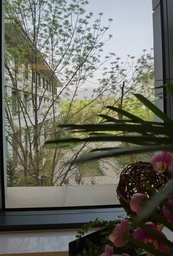
#> input picture Bque.jpg, 173 x 256 px, shrunk from 1280 x 1896 before the run
$ python attack_jieping.py
#> lines starting #> are read from the running program, lines starting #| are printed output that depends on the picture
### text_watermark/functions.py
import copy
import os.path
from pywt import dwt2, idwt2
import cv2
import numpy
import numpy as np
from numpy.linalg import svd

from text_watermark import pool


def read_img(filename):
#> called with filename = 'Bque.jpg'
    assert os.path.exists(filename), filename + '不存在'
    return cv2.imread(filename, flags=cv2.IMREAD_UNCHANGED)
#> returned value is the input picture: shape (256, 173, 3); mean B, G, R 98.9, 108.3, 108


def random_strategy1(seed, size, block_shape):
    return np.random.RandomState(seed) \
        .random(size=(size, block_shape)) \
        .argsort(axis=1)


# [22 lines left out: functions random_strategy2, string_to_binary, binary_to_string, not called in this run]


def to_limit_length(text, hopped_length, ratio=1):
    lenth = int(hopped_length/(16*ratio))
    return text[:lenth]

def 出ていけ(text: str):
    return text.replace('\n', '$$').replace(' ', '')


class text_core_function:
    def __init__(self, password=1, mode='str', encoding='gbk', length_ran=False, out_of_place=True, ratio=1):  # gbk编码省空间
        self.fast_mode = False
        self.wm_size = 0
        self.password = password
        self.img = None
        self.img_YUV = None  # 采用YUV通道,默认不透明图像
        self.block_shape = np.array([4, 4])  # 参考文献里采用的8x8，这里采用4x4
        self.ll, self.hvd, = [np.array([])] * 3, [np.array([])] * 3  # ll为低频域，hvd是其他三个细节部分
        self.ll_block = [np.array([])] * 3  # 每个 channel 存一个四维 array，代表四维分块后的结果
        self.ll_part = [np.array([])] * 3  # 四维分块后，有时因不整除而少一部分，self.ca_part 是少这一部分的 self.ca
        self.mode = mode
        self.wm_content = None  # 水印内容
        self.wm_bit = None  # 字节水印
        self.encoding = encoding
        self.inited = False
        self.ll_part = [np.array([])] * 3  # 四维分块后，有时因不整除而少一部分，self.ca_part 是少这一部分的 self.ca
        self.d1, self.d2 = 36, 20  # d1/d2 越大鲁棒性越强,但输出图片的失真越大
        self.pool = pool.AutoPool(mode='common', processes=None)
        self.length_ran = length_ran
        self.out = out_of_place
        self.ratio = ratio
        if self.mode == 'byte':
            self.out = False

    def init_emb_func(self, filename, wm_content):
        self.img = read_img(filename).astype(np.float32)

        self.read_img_to_arr(self.img)
        self.wm_content = wm_content
        self.wm_cont_func()
        self.init_block_index()
        self.inited = True
        return self.wm_size, self.wm_content

    # 目前仅仅提供字符串嵌入
    def wm_cont_func(self):

        if self.mode == 'str':
            if self.out:
                self.wm_content = 出ていけ(self.wm_content)
            byte = bin(int(self.wm_content.encode(self.encoding).hex(), base=16))[2:]
            self.wm_bit = (np.array(list(byte)) == '1')
            self.byte = byte

        elif self.mode == 'byte':
            byte = bin(int(self.wm_content.hex(), base=16))[2:]
            self.wm_bit = (np.array(list(byte)) == '1')
            self.byte = byte

        self.block_num = self.ll_block_shape[0] * self.ll_block_shape[1]

        if self.length_ran and self.wm_bit.size > self.block_num:
            print(self.wm_bit.size, self.block_num)
            self.wm_content = to_limit_length(self.wm_content, self.block_num, self.ratio)
            print('舍弃后字符长度', len(self.wm_content))
            limit = string_to_binary(self.wm_content, self.encoding)
            print('嵌入长度', len(limit))
            print("已经舍去后面{}b信息".format(self.wm_bit.size - len(limit)))
            self.wm_cont_func()
            return

        np.random.RandomState(self.password).shuffle(self.wm_bit)
        self.wm_size = self.wm_bit.size


    def read_img_to_arr(self, img: numpy.ndarray):
        """
        img: 主要提供类提示
        下面一句，补一条白边变为偶数像素，不过原题给的偶数像素所以
        self.img_YUV = cv2.cvtColor(img, cv2.COLOR_BGR2YUV)  # Convert RGB to YUV
        """

        self.img_shape = img.shape[:2]
#> self.img_shape = (256, 173)

        self.img_YUV = cv2.copyMakeBorder(cv2.cvtColor(img, cv2.COLOR_BGR2YUV),
                                          0, img.shape[0] % 2, 0, img.shape[1] % 2,
                                          cv2.BORDER_CONSTANT, value=(0, 0, 0))
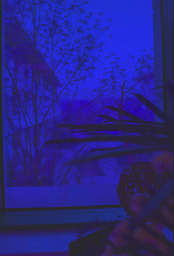
#> self.img_YUV: shape (256, 174, 3) float32; mean B, G, R 106.5, -3.5, 1.3; drawn with min black and max white

        self.ll_shape = [i // 2 for i in self.img_shape]
#> self.ll_shape = [128, 86]

        self.ll_block_shape = (
            self.ll_shape[0] // self.block_shape[0], self.ll_shape[1] // self.block_shape[1], self.block_shape[0],
            self.block_shape[1])
#> self.ll_block_shape = (32, 21, 4, 4)

        # 步长，跨越维度和元素需要的字节数
        strides = 4 * np.array([self.ll_shape[1] * self.block_shape[0], self.block_shape[1], self.ll_shape[1], 1])
#> strides = [1376, 16, 344, 4]

        for channel in range(3):
            # 对每个通道进行小波变换
            self.ll[channel], self.hvd[channel] = dwt2(self.img_YUV[:, :, channel], 'haar')

            # 使用滑动窗口把ll部分一分为四
            self.ll_block[channel] = np.lib.stride_tricks.as_strided(self.ll[channel].astype(np.float32),
                                                                     self.ll_block_shape, strides)
#> after the loop, self.hvd = 3 items; self.ll = 3 items; self.ll_block = 3 items
        # ll_img = np.stack(self.ll, axis=2)
        # cv2.imwrite('xiaobo.jpg', img=ll_img)


    def embed_func(self):
        assert self.inited is True, "未初始化，请使用init_class_func方法"

        embed_ca = copy.deepcopy(self.ll)
#> embed_ca = 3 items
        embed_YUV = [np.array([])] * 3
        self.idx_shuffle = random_strategy1(self.password, self.block_num, self.block_shape[0] * self.block_shape[1])
        # print(self.block_num, self.block_shape[0] * self.block_shape[1])

        for channel in range(3):
            tmp = self.pool.map(self.block_add_wm,
                                [(self.ll_block[channel][self.block_index[i]], self.idx_shuffle[i], i)
                                 for i in range(self.block_num)])

            for i in range(self.block_num):
                self.ll_block[channel][self.block_index[i]] = tmp[i]


            # 4维分块变回2维
            self.ll_part[channel] = np.concatenate(np.concatenate(self.ll_block[channel], 1), 1)
            # 4维分块时右边和下边不能整除的长条保留，其余是主体部分，换成 embed 之后的频域的数据
            embed_ca[channel][:self.part_shape[0], :self.part_shape[1]] = self.ll_part[channel]
            # 逆变换回去
            embed_YUV[channel] = idwt2((embed_ca[channel], self.hvd[channel]), "haar")
#> this loop made 3 passes

        # 合并3通道
        embed_img_YUV = np.stack(embed_YUV, axis=2)

        # 之前如果不是2的整数，增加了白边，这里去除掉
        embed_img_YUV = embed_img_YUV[:self.img_shape[0], :self.img_shape[1]]
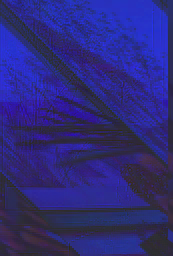
#> embed_img_YUV: shape (256, 173, 3) float32; mean of channels 0, 1, 2 105.5, -3.6, 1.2; drawn with min black and max white
        embed_img = cv2.cvtColor(embed_img_YUV, cv2.COLOR_YUV2BGR)
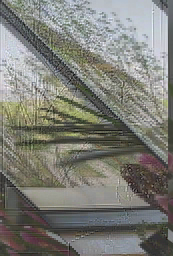
#> embed_img: shape (256, 173, 3) float32; mean B, G, R 97.3, 106.7, 106.4; drawn with min black and max white
        embed_img = np.clip(embed_img, a_min=0, a_max=255)
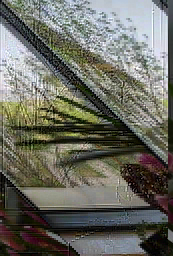
#> embed_img: shape (256, 173, 3) float32; mean B, G, R 97.6, 106.8, 106.5

        return embed_img

    def block_add_wm(self, arg):
        if self.fast_mode:
            return self.block_add_wm_fast(arg)
        else:
            return self.block_add_wm_slow(arg)

    # [9 lines left out: function block_add_wm_fast, not called in this run]

    def block_add_wm_slow(self, arg):
        # 4x4
        block, shuffler, i = arg
        # dct->(flatten->加密->逆flatten)->svd->打水印->逆svd->(flatten->解密->逆flatten)->逆dct
        wm_1 = self.wm_bit[i % self.wm_size]

        block_dct = cv2.dct(block)

        # 加密（打乱顺序）
        block_dct_shuffled = block_dct.flatten()[shuffler].reshape(self.block_shape)
        # print(block_dct_shuffled)

        u, s, v = svd(block_dct_shuffled)

        s[0] = (s[0] // self.d1 + 1 / 4 + 1 / 2 * wm_1) * self.d1
        if self.d2:
            s[1] = (s[1] // self.d2 + 1 / 4 + 1 / 2 * wm_1) * self.d2

        block_dct_flatten = np.dot(u, np.dot(np.diag(s), v)).flatten()
        block_dct_flatten[shuffler] = block_dct_flatten.copy()
        return cv2.idct(block_dct_flatten.reshape(self.block_shape))

    def embed(self, filename=None, compression_ratio=None):
        embed_img = self.embed_func()
        # embed_img = self.img_YUV
        if filename is not None:
            if compression_ratio is None:
                cv2.imwrite(filename=filename, img=embed_img)
            elif filename.endswith('.jpg'):
                cv2.imwrite(filename=filename, img=embed_img, params=[cv2.IMWRITE_JPEG_QUALITY, compression_ratio])
            elif filename.endswith('.png'):
                cv2.imwrite(filename=filename, img=embed_img, params=[cv2.IMWRITE_PNG_COMPRESSION, compression_ratio])
            else:
                cv2.imwrite(filename=filename, img=embed_img)
        return embed_img

    def init_block_index(self):
        self.block_num = self.ll_block_shape[0] * self.ll_block_shape[1]
        # print('水印大小', self.wm_size)

        assert self.wm_size < self.block_num, IndexError(
            '最多可嵌入{}kb信息，多于水印的{}kb信息，溢出'.format(self.block_num / 1024, self.wm_size / 1024))
        # print('最多可嵌入{}kb信息'.format(self.block_num))
        # self.part_shape 是取整后的ca二维大小,用于嵌入时忽略右边和下面对不齐的细条部分。
        self.part_shape = self.ll_block_shape[:2] * self.block_shape
        self.block_index = [(i, j) for i in range(self.ll_block_shape[0]) for j in range(self.ll_block_shape[1])]


    # [7 lines left out: function test_info, not called in this run]


# [5 lines that do not run on import are left out]

### text_watermark/attack.py
# coding=utf-8

# attack on the watermark
import cv2
import numpy as np
import warnings


# [24 lines left out: function cut_att3, not called in this run]


cut_att2 = cut_att3


# [20 lines left out: functions resize_att, bright_att, not called in this run]


def shelter_att(input_filename=None, input_img=None, output_file_name=None, ratio=0.1, n=3):
    # 遮挡攻击：遮挡图像中的一部分
    # n个遮挡块
    # 每个遮挡块所占比例为ratio
#> called with input_filename = 'output/test_attack.jpg', output_file_name = 'output/shelter.png', ratio = 0.1, n = 10
    if input_filename:
        output_img = cv2.imread(input_filename)
    else:
        output_img = input_img.copy()
    input_img_shape = output_img.shape

    for i in range(n):
        tmp = np.random.rand() * (1 - ratio)  # 随机选择一个地方，1-ratio是为了防止溢出
        start_height, end_height = int(tmp * input_img_shape[0]), int((tmp + ratio) * input_img_shape[0])
        tmp = np.random.rand() * (1 - ratio)
        start_width, end_width = int(tmp * input_img_shape[1]), int((tmp + ratio) * input_img_shape[1])

        output_img[start_height:end_height, start_width:end_width, :] = 255
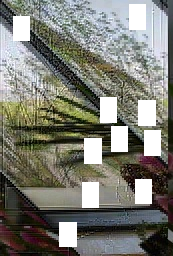
#> output_img: shape (256, 173, 3); mean B, G, R 114.5, 123, 122.7

    if output_file_name:
        cv2.imwrite(output_file_name, output_img)
    return output_img


# [143 lines left out: functions salt_pepper_att, rot_att, cut_att_height, cut_att_width, cut_att, anti_cut_att_old and 1 more, not called in this run]

### text_watermark/extract.py
import os.path

import numpy as np
from cv2 import dct
from matplotlib import pyplot as plt
from numpy.linalg import svd

from text_watermark.functions import text_core_function, random_strategy1, read_img


def one_dim_kmeans(inputs):
    threshold = 0
    e_tol = 10 ** (-6)
    center = [inputs.min(), inputs.max()]  # 1. 初始化中心点
    for i in range(300):
        threshold = (center[0] + center[1]) / 2
        is_class01 = inputs > threshold  # 2. 检查所有点与这k个点之间的距离，每个点归类到最近的中心
        center = [inputs[~is_class01].mean(), inputs[is_class01].mean()]  # 3. 重新找中心点
        if np.abs((center[0] + center[1]) / 2 - threshold) < e_tol:  # 4. 停止条件
            threshold = (center[0] + center[1]) / 2
            break

    is_class01 = inputs > threshold
    return is_class01


class extractor(text_core_function):
    def __init__(self, encoding='gbk', mode='str'):
        super().__init__(encoding=encoding, mode=mode)

        self.sss = []

    def extract_form_file(self, wm_shape=240, filename=None):
        assert os.path.exists(filename), '文件不存在'
        self.ex_img = read_img(filename)

        wm_avg = self.extract_with_kmeans(img=self.ex_img, wm_shape=wm_shape)
        wm = self.extract_decrypt(wm_avg=wm_avg)

        byte = ''.join(str((i >= 0.5) * 1) for i in wm)
        self.byte_ = byte

        # [13 lines of commented-out code are left out]
        if self.out:
            wm = bytes.fromhex(hex(int(byte, base=2))[2:]).decode(self.encoding, errors='replace')
            return wm.replace('$$', '\n')
        else:
            wm = bytes.fromhex(hex(int(byte, base=2))[2:])
            return wm

    def one_block_get_wm(self, args):
        block, shuffler = args
        block_dct_shuffled = dct(block).flatten()[shuffler].reshape(self.block_shape)

        u, s, v = svd(block_dct_shuffled)

        self.sss.append(s[0] % self.d1)

        wm = (s[0] % self.d1 > self.d2 / 2) * 1
        if self.d2:
            tmp = (s[1] % self.d2 > self.d2 / 2) * 1
            wm = (wm * 3 + tmp * 1) / 4
        return wm

    def extract_bit_from_img(self, img):
        self.read_img_to_arr(img=img)
#> in read_img_to_arr (call 2), `self.img_YUV = cv2.copyMakeBorder(cv2.cvtColor(img, cv2.COLOR_BGR2YUV)..`:
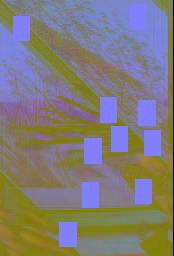
#> self.img_YUV: shape (256, 174, 3); mean B, G, R 121.3, 123.6, 127.9
        self.init_block_index()

        wm_block_bit = np.zeros(shape=(3, self.block_num))

        self.idx_shuffle = random_strategy1(seed=self.password,
                                            size=self.block_num,
                                            block_shape=self.block_shape[0] * self.block_shape[1],  # 16
                                            )

        for channel in range(3):
            wm_block_bit[channel, :] = self.pool.map(self.one_block_get_wm,
                                                     [(self.ll_block[channel][self.block_index[i]],
                                                       self.idx_shuffle[i])
                                                      for i in range(self.block_num)])

        return wm_block_bit

    def extract_avg(self, wm_block_bit):
        # 对循环嵌入+3个 channel 求平均
        wm_avg = np.zeros(shape=self.wm_size)

        for i in range(self.wm_size):
            wm_avg[i] = wm_block_bit[:, i::self.wm_size].mean()

        return wm_avg

    def extract(self, img, wm_shape):
        self.wm_size = np.array(wm_shape).prod()

        # 提取每个分块埋入的 bit：
        wm_block_bit = self.extract_bit_from_img(img=img)

        # 做平均：
        wm_avg = self.extract_avg(wm_block_bit)
        return wm_avg

    def extract_with_kmeans(self, img, wm_shape):
        wm_avg = self.extract(img=img, wm_shape=wm_shape)

        return one_dim_kmeans(wm_avg)

    def extract_decrypt(self, wm_avg):
        wm_index = np.arange(self.wm_size)
        np.random.RandomState(self.password).shuffle(wm_index)
        wm_avg[wm_index] = wm_avg.copy()
        return wm_avg


# [3 lines that do not run on import are left out]

### text_watermark/pool.py
import sys
import multiprocessing
import warnings

if sys.platform != 'win32':
    multiprocessing.set_start_method('fork')


class CommonPool(object):
    def map(self, func, args):
        return list(map(func, args))


class AutoPool(object):
    def __init__(self, mode, processes):

        if mode == 'multiprocessing' and sys.platform == 'win32':
            warnings.warn('multiprocessing not support in windows, turning to multithreading')
            mode = 'multithreading'

        self.mode = mode
        self.processes = processes

        if mode == 'vectorization':
            pass
        elif mode == 'cached':
            pass
        elif mode == 'multithreading':
            from multiprocessing.dummy import Pool as ThreadPool
            self.pool = ThreadPool(processes=processes)
        elif mode == 'multiprocessing':
            from multiprocessing import Pool
            self.pool = Pool(processes=processes)
        else:  # common
            self.pool = CommonPool()

    def map(self, func, args):
        return self.pool.map(func, args)

### text_watermark/recover.py
import cv2
import numpy as np

import functools


# 一个帮助缓存化加速的类，引入事实上的全局变量
class MyValues:
    def __init__(self):
        self.idx = 0
        self.image, self.template = None, None

    def set_val(self, image, template):
        self.idx += 1
        self.image, self.template = image, template


my_value = MyValues()


# [84 lines left out: functions match_template, match_template_by_scale, search_template, estimate_crop_parameters, recover_crop, not called in this run]

### attack_jieping.py
import cv2
import numpy as np
from matplotlib import pyplot as plt

from text_watermark import attack
from text_watermark.extract import extractor
from text_watermark.functions import text_core_function
from text_watermark.recover import recover_crop, estimate_crop_parameters
import os

if not os.path.exists('output'):
    os.mkdir('output')


def bit_minus(row_bit, aft_bit):
    assert len(row_bit) == len(aft_bit), "比特长度不同"
    n_ = 0
    for i in range(len(row_bit)):
        if row_bit[i] != aft_bit[i]:
            n_ += 1
    return n_


def jpeg_compress(input_filename, output_filename, quality=95):
    img = cv2.imread(input_filename)
    if img is None:
        raise ValueError(f"Failed to load image {input_filename}")
    cv2.imwrite(output_filename, img, [int(cv2.IMWRITE_JPEG_QUALITY), quality])


a = text_core_function(encoding='gbk', length_ran=True)
size = a.init_emb_func("Bque.jpg", "深圳杯数学建模挑战赛")[0]
a.embed(filename='output/test_attack.jpg')
byte = a.byte
ori_img_shape = cv2.imread('Bque.jpg').shape[:2]
h, w = ori_img_shape
ab = extractor(encoding='gbk')

ratios = []
i_s = []
byte_minus = []

loc_r = ((0, 0), (1, 1))
x1, y1, x2, y2 = int(w * loc_r[0][0]), int(h * loc_r[0][1]), int(w * loc_r[1][0]), int(h * loc_r[1][1])

for i in np.arange(10, 110, 5):

    attack.shelter_att(input_filename='output/test_attack.jpg', output_file_name='output/shelter.png', ratio=0.1, n=i)
    wm_extract = ab.extract_form_file(filename='output/shelter.png', wm_shape=size)
    byte_aft = ab.byte_
    minus = bit_minus(byte, byte_aft)
    print("压缩攻击。提取结果：", wm_extract, "比特差：", minus)
#| 压缩攻击。提取结果： ��]��y淀�呓�.场�{� 比特差： 75
    ratio = (len(byte) - minus) / len(byte)
    i_s.append(i)
    ratios.append(ratio)
    byte_minus.append(minus)

plt.figure(figsize=(10, 6))
plt.plot(i_s, ratios, marker='o', linestyle='-', color='b')
# 标题和标签
plt.title("accuracy vs. Shelter Times")
plt.xlabel("Shelter Times")
plt.ylabel("accuracy")
plt.grid(True, which='both', linestyle='--', linewidth=0.5)


# 在每个点上标注数值
for i, ratio, minus in zip(i_s, ratios, byte_minus):
    plt.text(i, ratio, f'{minus}', ha='center', va='bottom')  # 可以调整 ha 和 va 参数来控制文本位置
#> this loop made 20 passes
#> (i, ratio, minus) on passes 1 to 12: (10, 0.531, 75), (15, 0.525, 76), (20, 0.556, 71), (25, 0.556, 71), (30, 0.556, 71), (35, 0.537, 74), (40, 0.562, 70), (45, 0.55, 72), (50, 0.581, 67), (55, 0.519, 77), (60, 0.494, 81), (65, 0.531, 75)


plt.tight_layout()

# 显示图形
plt.show()
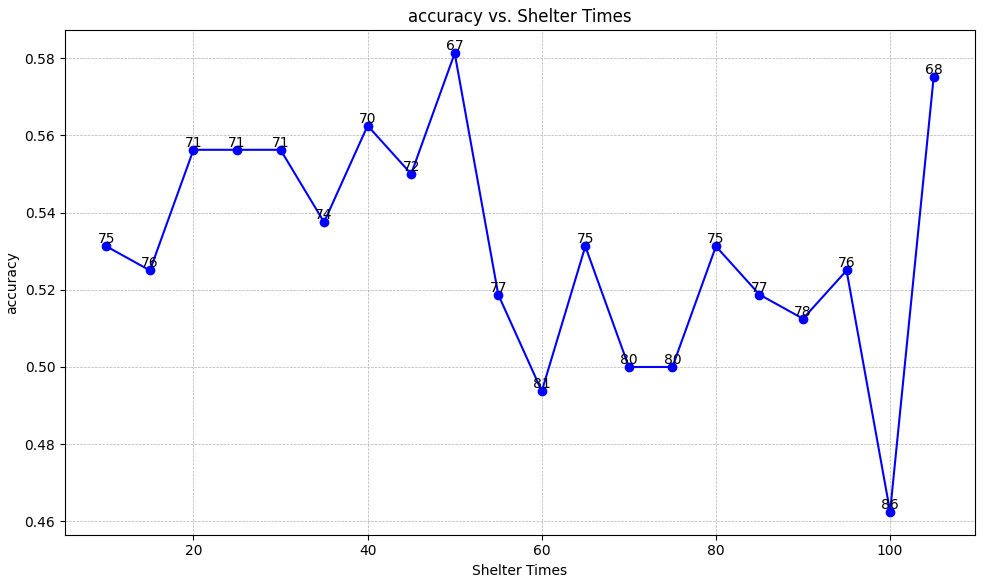
#> figure drawn by matplotlib, 1 panel; curve peaks at x = 50, y = 0.581
